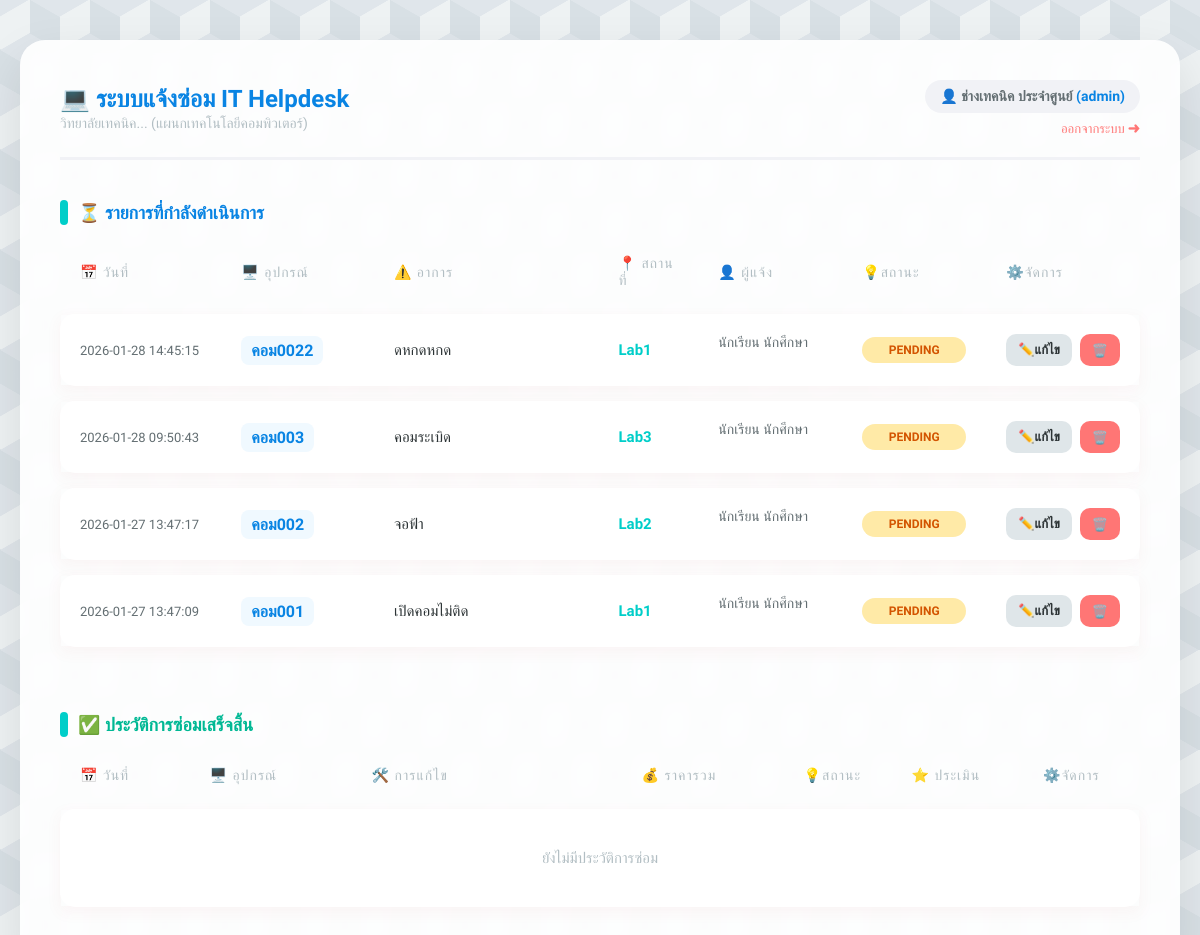
The app's page /dashboard (signed in) with its own data.
### tables this page shows
CREATE TABLE repairs (
        repair_id INTEGER PRIMARY KEY AUTOINCREMENT,
        user_id INTEGER NOT NULL,
        device_name TEXT NOT NULL,
        problem_detail TEXT NOT NULL,
        location TEXT NOT NULL,
        status TEXT DEFAULT 'Pending',
        report_date TIMESTAMP DEFAULT CURRENT_TIMESTAMP,
        technician_note TEXT,
        FOREIGN KEY (user_id) REFERENCES users (user_id)
    );

CREATE TABLE users (
        user_id INTEGER PRIMARY KEY AUTOINCREMENT,
        username TEXT NOT NULL UNIQUE,
        password TEXT NOT NULL,
        fullname TEXT NOT NULL,
        role TEXT NOT NULL DEFAULT 'user'
    );

### app.py (the view, shortened to what this page needs)
@app.route('/dashboard')
def dashboard():
    if 'user_id' not in session:
        return redirect(url_for('login'))
    conn = get_db_connection()
    if session['role'] == 'admin':
        all_repairs = conn.execute('''
            SELECT r.*, u.fullname, e.rating, e.comment
            FROM repairs r
            JOIN users u ON r.user_id = u.user_id
            LEFT JOIN evaluations e ON r.repair_id = e.repair_id
            ORDER BY r.report_date DESC
        ''').fetchall()
    conn.close()
    active_repairs = []
    completed_repairs = []
    for repair in all_repairs:
        if repair['status'] == 'Completed':
            completed_repairs.append(repair)
        else:
            active_repairs.append(repair)
    return render_template('index.html',
                           name=session['fullname'],
                           role=session['role'],
                           active_repairs=active_repairs,
                           completed_repairs=completed_repairs)

### app.py (called while the page is built)
def get_db_connection():
    conn = sqlite3.connect('maintenance.db')
    conn.row_factory = sqlite3.Row
    return conn

### templates/index.html (shortened to what this page needs)
<!DOCTYPE html>
<html lang="th">
<head>
    <link rel="stylesheet" href="{{ url_for('static', filename='style.css') }}">
</head>
<body>
<div class="container">
    <header>
        <div>
            <h1>💻 ระบบแจ้งซ่อม IT Helpdesk</h1>
            <span style="color: #b2bec3; font-size: 14px;">วิทยาลัยเทคนิค... (แผนกเทคโนโลยีคอมพิวเตอร์)</span>
        </div>
        <div style="text-align: right;">
            <div class="user-badge">
                👤 {{ name }} <span style="color: #0984e3;">({{ role }})</span>
            </div>
            <a href="{{ url_for('logout') }}" style="color: #ff7675; text-decoration: none; font-size: 13px; margin-top: 8px; display: inline-block;">ออกจากระบบ ➜</a>
        </div>
    </header>
    <h2>⏳ รายการที่กำลังดำเนินการ</h2>
    <table>
        <thead>
            <tr>
                <th width="15%">📅 วันที่</th>
                <th width="15%">🖥️ อุปกรณ์</th>
                <th width="25%">⚠️ อาการ</th>
                <th width="10%">📍 สถานที่</th>
                {% if role == 'admin' %} <th width="15%">👤 ผู้แจ้ง</th> {% endif %}
                <th width="10%">💡สถานะ</th>
                <th>⚙️จัดการ</th>
            </tr>
        </thead>
        <tbody>
            {% for repair in active_repairs %}
            <tr>
                <td class="col-date">{{ repair['report_date'] }}</td>
                <td><span class="col-device">{{ repair['device_name'] }}</span></td>
                <td class="col-problem">{{ repair['problem_detail'] }}</td>
                <td class="col-location">{{ repair['location'] }}</td>
                {% if role == 'admin' %}
                    <td class="col-user">
                         {{ repair['fullname'] }}
                    </td>
                {% endif %}
                <td><span class="badge status-{{ repair['status'].split(' ')[0] }}">{{ repair['status'] }}</span></td>
                <td>
                    <div class="action-group">
                        {% if role == 'admin' %}
                            <a href="{{ url_for('update_repair', repair_id=repair['repair_id']) }}" class="btn btn-update">✏️แก้ไข</a>
                            <a href="{{ url_for('delete_repair', repair_id=repair['repair_id']) }}" class="btn btn-delete" onclick="return confirm('ยืนยันลบ?');">🗑️</a>
                        {% else %}
                            {% if repair['status'] == 'Pending' %}
                                <a href="{{ url_for('delete_repair', repair_id=repair['repair_id']) }}" class="btn btn-delete" onclick="return confirm('ยกเลิก?');">ยกเลิก</a>
                            {% else %}
                                <span style="color: #b2bec3; font-size: 12px;">กำลังซ่อม...</span>
                            {% endif %}
                        {% endif %}
                    </div>
                </td>
            </tr>
            {% else %}
            <tr><td colspan="7" style="text-align: center; color: #b2bec3; padding: 40px;">ไม่มีงานค้างในระบบ ✅</td></tr>
            {% endfor %}
        </tbody>
    </table>
    <h2 style="color: #00b894; margin-top: 50px;">✅ ประวัติการซ่อมเสร็จสิ้น</h2>
    <table>
        <thead>
            <tr>
                <th width="12%">📅 วันที่</th>
                <th width="15%">🖥️ อุปกรณ์</th>
                <th width="25%">🛠️ การแก้ไข</th>
                <th width="15%">💰 ราคารวม</th>
                <th width="10%">💡สถานะ</th>
                <th>⭐ ประเมิน</th>
                <th>⚙️จัดการ</th>
            </tr>
        </thead>
        <tbody>
            {% for repair in completed_repairs %}
            <tr>
                <td class="col-date">{{ repair['report_date'] }}</td>
                <td><span class="col-device">{{ repair['device_name'] }}</span></td>
                <td>
                    <div style="font-weight: 500; color: #00b894;">✔ {{ repair['technician_note'] or '-' }}</div>
                    <small style="color: #b2bec3;">(อาการเดิม: {{ repair['problem_detail'] }})</small>
                </td>
                <td>
                    {% if repair['cost'] and repair['cost'] > 0 %}
                        <div class="cost-display">฿{{ "{:,.0f}".format(repair['cost']) }}</div>
                        {% if repair['spare_parts'] %}
                            <div style="font-size: 11px; color: #b2bec3; margin-top: 4px;">{{ repair['spare_parts'] }}</div>
                        {% endif %}
                    {% else %}
                        <span style="color: #b2bec3;">ฟรี</span>
                    {% endif %}
                </td>
                <td><span class="badge status-Completed">Completed</span></td>
                <td>
                    {% if repair['rating'] %}
                        <div style="color: #fdcb6e; letter-spacing: 2px;">
                            {{ '★' * repair['rating'] }}
                        </div>
                    {% else %}
                        {% if role == 'user' %}
                            <a href="{{ url_for('evaluate', repair_id=repair['repair_id']) }}" class="btn btn-rate">⭐ ให้ดาว</a>
                        {% else %}
                            <span style="color: #b2bec3; font-size: 12px;">⌛รอประเมิน</span>
                        {% endif %}
                    {% endif %}
                </td>
                <td>
                    {% if role == 'admin' %}
                        <a href="{{ url_for('delete_repair', repair_id=repair['repair_id']) }}" class="btn btn-delete" onclick="return confirm('ลบประวัติ?');" style="padding: 5px 10px;">🗑️</a>
                    {% endif %}
                </td>
            </tr>
            {% else %}
            <tr><td colspan="7" style="text-align: center; color: #b2bec3; padding: 40px;">ยังไม่มีประวัติการซ่อม</td></tr>
            {% endfor %}
        </tbody>
    </table>
</div>
</body>
</html>

### static/style.css (style rules this page uses)
:root { --primary-blue: #0984e3; --light-blue: #74b9ff; --teal: #00cec9; --bg-color: #dfe6e9; --text-color: #2d3436; --border-radius: 15px; }
body { font-family: 'Prompt', sans-serif; color: var(--text-color); margin: 0; padding: 40px 20px; min-height: 100vh; background-color: #eef2f3; background-image: linear-gradient(30deg, #e0e6eb 12%, transparent 12.5%, transparent 87%, #e0e6eb 87.5%, #e0e6eb), linear-gradient(150deg, #e0e6eb 12%, transparent 12.5%, transparent 87%, #e0e6eb 87.5%, #e0e6eb), linear-gradient(30deg, #e0e6eb 12%, transparent 12.5%, transparent 87%, #e0e6eb 87.5%, #e0e6eb), linear-gradient(150deg, #e0e6eb 12%, transparent 12.5%, transparent 87%, #e0e6eb 87.5%, #e0e6eb), linear-gradient(60deg, #d8e0e5 25%, transparent 25.5%, transparent 75%, #d8e0e5 75%, #d8e0e5), linear-gradient(60deg, #d8e0e5 25%, transparent 25.5%, transparent 75%, #d8e0e5 75%, #d8e0e5); background-size: 60px 100px; background-position: 0 0, 0 0, 30px 50px, 30px 50px, 0 0, 30px 50px; display: flex; justify-content: center; }
.container { width: 100%; max-width: 1200px; background: rgba(255, 255, 255, 0.9); padding: 40px; border-radius: 25px; box-shadow: 0 20px 50px rgba(0,0,0,0.1); backdrop-filter: blur(10px); }
header { display: flex; justify-content: space-between; align-items: center; padding-bottom: 20px; border-bottom: 3px solid #f1f2f6; margin-bottom: 30px; }
h1 { color: var(--primary-blue); margin: 0; display: flex; align-items: center; font-size: 24px; }
.user-badge { background: #f1f2f6; padding: 8px 15px; border-radius: 30px; font-size: 14px; color: #636e72; font-weight: 600; }
h2 { font-size: 18px; color: var(--primary-blue); margin-top: 40px; margin-bottom: 15px; display: flex; align-items: center; }
h2::before { content: ''; display: inline-block; width: 8px; height: 25px; background: var(--teal); margin-right: 10px; border-radius: 4px; }
table { width: 100%; border-collapse: separate; border-spacing: 0 15px; }
th { text-align: left; color: #b2bec3; font-weight: 500; padding: 0 20px 10px 20px; font-size: 14px; text-transform: uppercase; letter-spacing: 1px; }
tbody tr { background-color: white; box-shadow: 0 5px 15px rgba(189, 71, 71, 0.05); transition: transform 0.2s; }
td { padding: 20px; vertical-align: middle; border: none; font-size: 15px; }
td:first-child { border-top-left-radius: var(--border-radius); border-bottom-left-radius: var(--border-radius); }
td:last-child { border-top-right-radius: var(--border-radius); border-bottom-right-radius: var(--border-radius); }
.col-date { font-size: 13px; color: #636e72; white-space: nowrap; }
.col-device { font-weight: 700; color: var(--primary-blue); font-size: 16px; background: #f0f9ff; padding: 5px 10px; border-radius: 8px; display: inline-block; }
.col-problem { color: #2d3436; line-height: 1.4; }
.col-location { font-weight: 600; color: var(--teal); }
.col-user { font-size: 14px; font-weight: 500; color: #636e72; display: flex; align-items: center; }
.badge { padding: 6px 12px; border-radius: 20px; font-size: 12px; font-weight: 700; text-transform: uppercase; display: inline-block; text-align: center; min-width: 80px; }
.status-Pending { background: #ffeaa7; color: #d35400; }
.action-group { display: flex; gap: 8px; }
.btn { text-decoration: none; padding: 8px 12px; border-radius: 10px; font-size: 13px; font-weight: 600; transition: 0.2s; display: inline-flex; align-items: center; border: none; cursor: pointer; }
.btn-update { background: #dfe6e9; color: #2d3436; }
.btn-delete { background: #ff7675; color: white; }

### records on screen
repairs: report_date "2026-01-28 14:45:15", device_name "คอม0022", problem_detail "ดหกดหกด", location "Lab1", fullname "นักเรียน นักศึกษา", status "PENDING"
repairs: report_date "2026-01-28 09:50:43", device_name "คอม003", problem_detail "คอมระเบิด", location "Lab3", fullname "นักเรียน นักศึกษา", status "PENDING"
repairs: report_date "2026-01-27 13:47:17", device_name "คอม002", problem_detail "จอฟ้า", location "Lab2", fullname "นักเรียน นักศึกษา", status "PENDING"
repairs: report_date "2026-01-27 13:47:09", device_name "คอม001", problem_detail "เปิดคอมไม่ติด", location "Lab1", fullname "นักเรียน นักศึกษา", status "PENDING"

### other values on screen
{{ name }} "ช่างเทคนิค ประจำศูนย์"
{{ role }} "admin"
